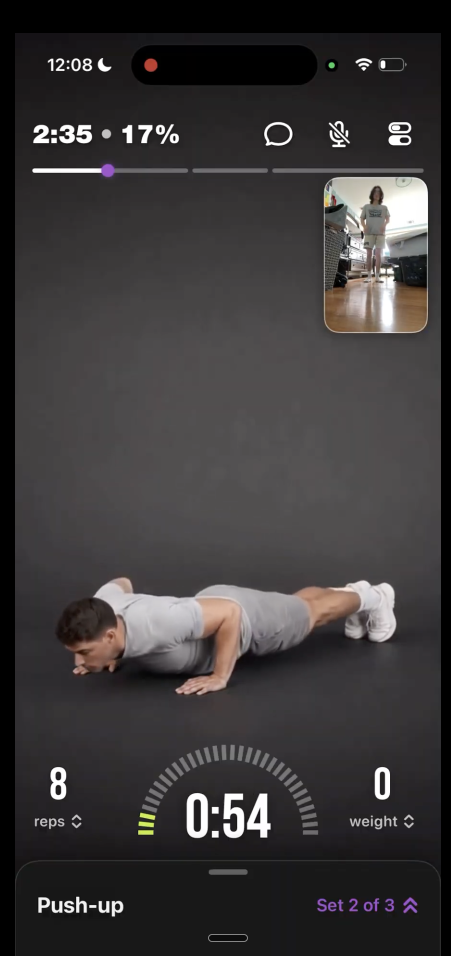
#> input picture src/images/appScreenshots/isession.png, 902 x 1912 px (shown at 1/2 size)
$ python build-see-the-rep-camera-feed-v3.py
#> lines starting #> are read from the running program, lines starting #| are printed output that depends on the picture; after the words box and inside, x2 and y2 are one past the last pixel; in counts of white or black regions, pixels touching at a corner belong together
#!/usr/bin/env python3
"""Replace only the camera-feed tile in the baseline See the Rep screenshot."""

from pathlib import Path

from PIL import Image, ImageChops, ImageDraw


ROOT = Path(__file__).resolve().parents[1]
BASE_SCREEN = ROOT / "src/images/appScreenshots/isession.png"
SUBJECT_PHOTO = ROOT / "src/assets/images/planJourney/generated/see-the-rep/v2/image.jpg"
OUTPUT = ROOT / "src/images/appScreenshots/see-the-rep/v3/image.png"
PIP_BOX = (648, 355, 858, 667)


def cover_crop(image: Image.Image, size: tuple[int, int]) -> Image.Image:
    target_width, target_height = size
    scale = max(target_width / image.width, target_height / image.height)
    resized = image.resize(
        (round(image.width * scale), round(image.height * scale)),
        Image.Resampling.LANCZOS,
    )
    left = max(0, (resized.width - target_width) // 2)
    top = max(0, round((resized.height - target_height) * 0.55))
    return resized.crop((left, top, left + target_width, top + target_height))


def rounded_mask(size: tuple[int, int], radius: int) -> Image.Image:
    mask = Image.new("L", size, 0)
    ImageDraw.Draw(mask).rounded_rectangle((0, 0, size[0] - 1, size[1] - 1), radius, fill=255)
    return mask


def assert_only_camera_tile_changed(base: Image.Image, result: Image.Image) -> None:
    difference = ImageChops.difference(base, result)
    changed_bounds = difference.getbbox()
    if changed_bounds is None:
        raise AssertionError("The camera-feed replacement produced no pixel changes")

    left, top, right, bottom = changed_bounds
    allowed_left, allowed_top, allowed_right, allowed_bottom = PIP_BOX
    if not (
        left >= allowed_left
        and top >= allowed_top
        and right <= allowed_right
        and bottom <= allowed_bottom
    ):
        raise AssertionError(
            f"Pixels changed outside the camera tile: {changed_bounds}; allowed: {PIP_BOX}"
        )


def main() -> None:
    baseline = Image.open(BASE_SCREEN).convert("RGB")
    result = baseline.copy()
    subject = Image.open(SUBJECT_PHOTO).convert("RGB")
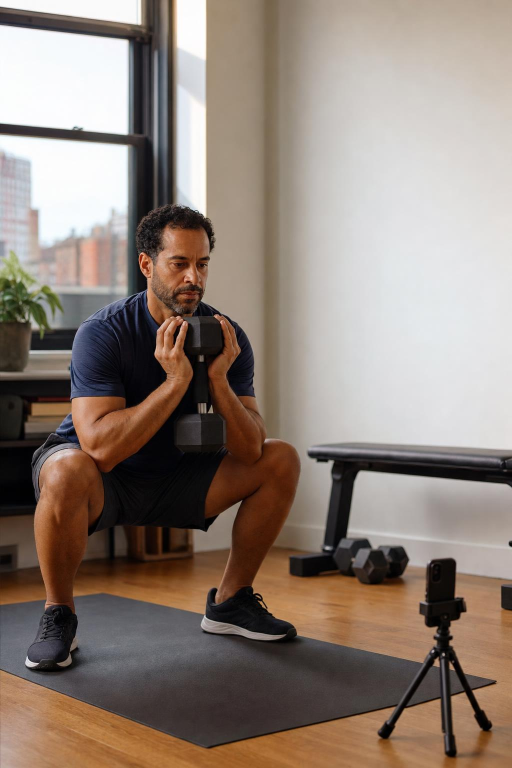
#> input picture src/assets/images/planJourney/generated/see-the-rep/v2/image.jpg, 1024 x 1536 px (shown at 1/2 size)
#> subject is the input picture: PIL image 1024x1536 RGB; mean R, G, B 143.4, 129.2, 119.6

    if baseline.size != (902, 1912):
        raise ValueError(f"Unexpected baseline screenshot size: {baseline.size}")

    tile_size = (PIP_BOX[2] - PIP_BOX[0], PIP_BOX[3] - PIP_BOX[1])
    camera_feed = cover_crop(subject, tile_size)
#> in cover_crop, `resized = image.resize( (round(image.width * scale), round(image.heigh..`:
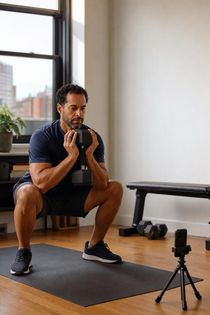
#> resized: PIL image 210x315 RGB; mean R, G, B 143.4, 129.2, 119.6
#> in cover_crop, `return resized.crop((left, top, left + target_width, top + target_heig..`:
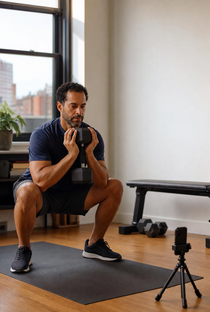
#> returned value: PIL image 210x312 RGB; mean R, G, B 143, 129, 119.4
    result.paste(camera_feed, PIP_BOX[:2], rounded_mask(tile_size, 27))
#> in rounded_mask, `mask = Image.new("L", size, 0)`: mask: PIL image 210x312 L; every value is 0
#> in rounded_mask, `ImageDraw.Draw(mask).rounded_rectangle((0, 0, size[0] - 1, size[1] - 1..`:
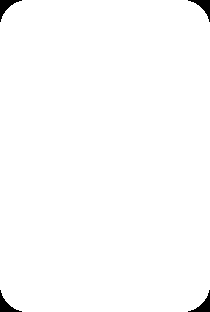
#> mask: PIL image 210x312 L; 99% white; 4 black regions, box (x1, y1, x2, y2) and area: (0, 0, 22, 22) 164, (188, 0, 210, 22) 164, (0, 290, 22, 312) 164, (188, 290, 210, 312) 164
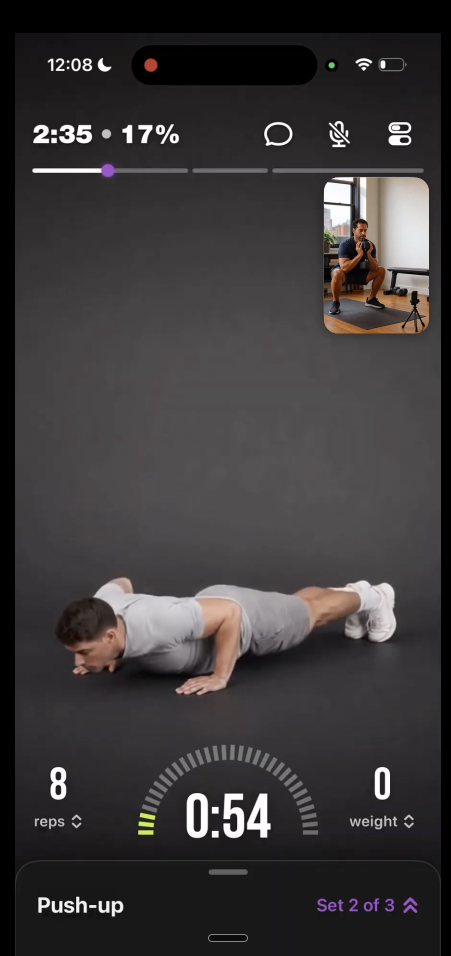
#> result: PIL image 902x1912 RGB (shown at 1/2 size); mean R, G, B 59.3, 56.3, 56.7

    # Restore a subtle iOS-style tile edge without touching surrounding pixels.
    ImageDraw.Draw(result).rounded_rectangle(
        (PIP_BOX[0], PIP_BOX[1], PIP_BOX[2] - 1, PIP_BOX[3] - 1),
        radius=27,
        outline=(228, 225, 218),
        width=2,
    )

    assert_only_camera_tile_changed(baseline, result)
#> in assert_only_camera_tile_changed, `difference = ImageChops.difference(base, result)`:
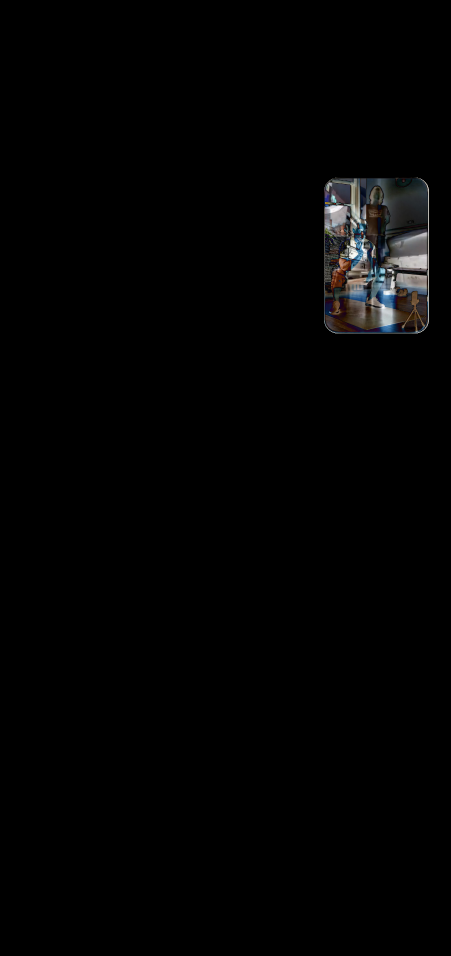
#> difference: PIL image 902x1912 RGB (shown at 1/2 size); mean R, G, B 2.9, 2.9, 2.9
#> in assert_only_camera_tile_changed, `changed_bounds = difference.getbbox()`: changed_bounds = (648, 355, 858, 667)
#> in assert_only_camera_tile_changed, `left, top, right, bottom = changed_bounds`: left = 648; top = 355; right = 858; bottom = 667
    OUTPUT.parent.mkdir(parents=True, exist_ok=True)
    result.save(OUTPUT, format="PNG", optimize=True)
    print(f"Wrote {OUTPUT}")
    print(f"Changed pixels are confined to {PIP_BOX}")


if __name__ == "__main__":
    main()
